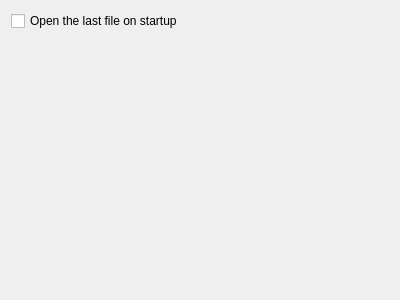
<?xml version="1.0" encoding="UTF-8"?>
<ui version="4.0">
 <class>GeneralConfig</class>
 <widget class="QWidget" name="GeneralConfig">
  <property name="geometry">
   <rect>
    <x>0</x>
    <y>0</y>
    <width>400</width>
    <height>300</height>
   </rect>
  </property>
  <property name="windowTitle">
   <string>Form</string>
  </property>
  <layout class="QVBoxLayout" name="verticalLayout">
   <item>
    <widget class="QCheckBox" name="kcfg_openLastFile">
     <property name="text">
      <string>Open the last file on startup</string>
     </property>
    </widget>
   </item>
   <item>
    <spacer name="verticalSpacer">
     <property name="orientation">
      <enum>Qt::Vertical</enum>
     </property>
     <property name="sizeHint" stdset="0">
      <size>
       <width>20</width>
       <height>259</height>
      </size>
     </property>
    </spacer>
   </item>
  </layout>
 </widget>
 <resources/>
 <connections/>
</ui>
